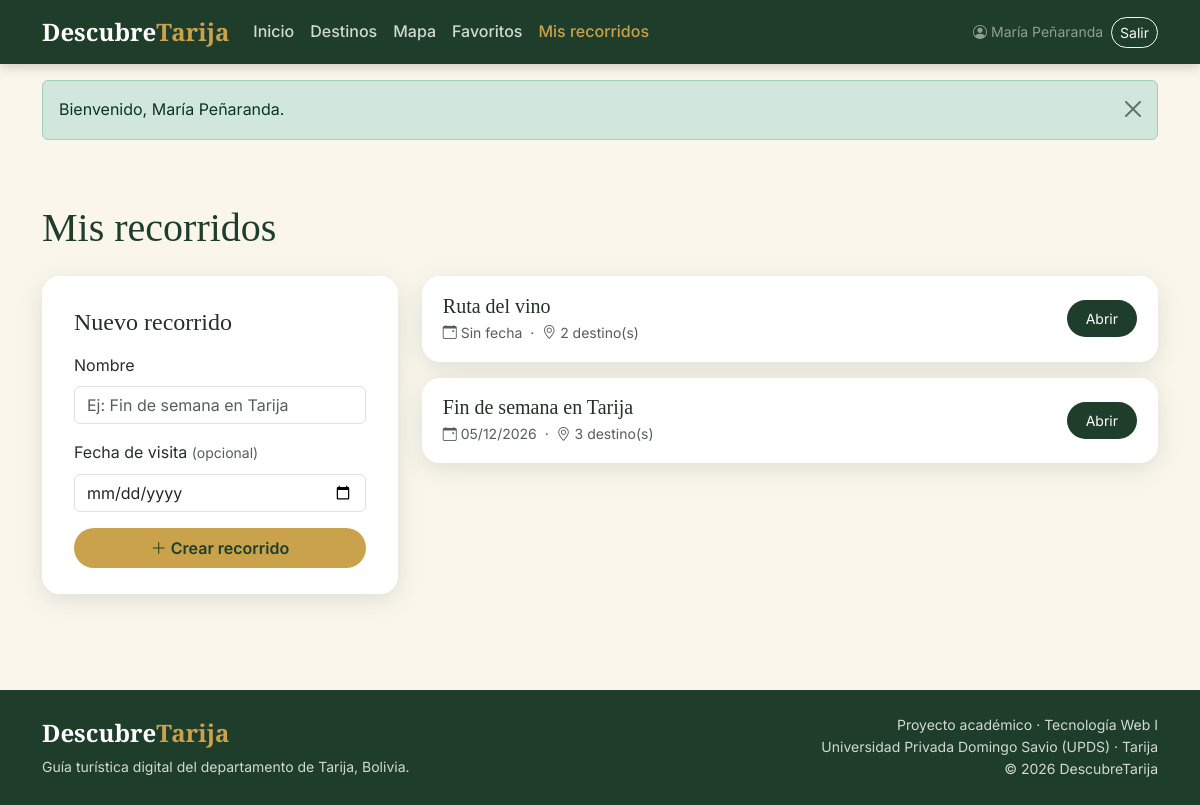
The page /recorridos.php (signed in) on the database its author committed.
### tables this page shows
CREATE TABLE recorridos (
  id INT AUTO_INCREMENT PRIMARY KEY,
  usuario_id INT NOT NULL,
  nombre VARCHAR(80) NOT NULL,
  fecha_visita DATE NULL,
  CONSTRAINT fk_recorrido_usuario
    FOREIGN KEY (usuario_id) REFERENCES usuarios(id)
);

### www/recorridos.php (the view, shortened to what this page needs)
<?php
require __DIR__ . '/includes/conexion.php';
require_once __DIR__ . '/includes/funciones.php';
$consulta = $pdo->prepare(
    'SELECT r.id, r.nombre, r.fecha_visita, COUNT(rd.id) AS total
     FROM recorridos r
     LEFT JOIN recorrido_destinos rd ON rd.recorrido_id = r.id
     WHERE r.usuario_id = ?
     GROUP BY r.id, r.nombre, r.fecha_visita
     ORDER BY r.id DESC'
);
$consulta->execute([usuario_actual()['id']]);
$recorridos = $consulta->fetchAll();
require __DIR__ . '/includes/header.php';
?>
<div class="container py-5">
  <h1 class="mb-4">Mis recorridos</h1>
  <div class="row g-4">
    <div class="col-lg-4">
      <div class="card-auth" style="max-width:none">
        <h2 class="h4 mb-3">Nuevo recorrido</h2>
        <form method="post" action="/recorrido_accion.php">
          <div class="mb-3">
            <label class="form-label" for="nombre">Nombre</label>
            <input id="nombre" name="nombre" class="form-control" maxlength="80" required placeholder="Ej: Fin de semana en Tarija">
          </div>
          <div class="mb-3">
            <label class="form-label" for="fecha_visita">Fecha de visita <span class="text-muted small">(opcional)</span></label>
            <input id="fecha_visita" name="fecha_visita" type="date" class="form-control">
          </div>
          <button class="btn btn-dorado w-100" type="submit"><i class="bi bi-plus-lg"></i> Crear recorrido</button>
        </form>
      </div>
    </div>
    <div class="col-lg-8">
      <?php if ($recorridos): ?>
        <?php foreach ($recorridos as $r): ?>
          <div class="tarjeta-recorrido d-flex align-items-center gap-3">
            <div class="flex-grow-1">
              <h3 class="h5 mb-1"><?= e($r['nombre']) ?></h3>
              <div class="small text-muted">
                <i class="bi bi-calendar-event"></i> <?= e(fecha_es($r['fecha_visita'])) ?>
                &nbsp;·&nbsp; <i class="bi bi-geo-alt"></i> <?= (int) $r['total'] ?> destino(s)
              </div>
            </div>
            <a class="btn btn-verde btn-sm" href="/recorrido.php?id=<?= (int) $r['id'] ?>">Abrir</a>
          </div>
        <?php endforeach; ?>
      <?php endif; ?>
    </div>
  </div>
</div>
<?php require __DIR__ . '/includes/footer.php'; ?>

### www/assets/css/tarija.css (style rules this page uses)
:root { --verde: #1f3d2b; --verde-medio: #2f5d44; --beige: #f3ead7; --beige-claro: #faf6ec; --dorado: #c9a24b; --dorado-oscuro: #a9852f; --blanco: #ffffff; --texto: #25302a; --gris: #6b756e; --radio: 18px; --sombra: 0 6px 24px rgba(31, 61, 43, .12); }
body { font-family: 'Inter', system-ui, -apple-system, "Segoe UI", sans-serif; color: var(--texto); background: var(--beige-claro); line-height: 1.6; }
h1, h2, h3, h4, .logo { font-family: 'Playfair Display', Georgia, serif; }
h1, h2, h3 { color: var(--verde); }
a { color: var(--verde-medio); }
.btn-dorado { background: var(--dorado); color: var(--verde); font-weight: 600; border: 0; border-radius: 999px; padding: .5rem 1.2rem; transition: transform .2s, background .2s; }
.btn-verde { background: var(--verde); color: var(--blanco); border: 0; border-radius: 999px; padding: .5rem 1.2rem; transition: transform .2s, background .2s; }
.card-auth { max-width: 460px; margin: 0 auto; background: var(--blanco); border-radius: var(--radio); box-shadow: var(--sombra); padding: 2rem 2rem 1.6rem; }
.tarjeta-recorrido { background: var(--blanco); border-radius: var(--radio); box-shadow: var(--sombra); padding: 1.1rem 1.3rem; margin-bottom: 1rem; transition: transform .2s; }

### rows shown on the page
recorridos: nombre "Ruta del vino", fecha_visita "Sin fecha", total "2"
recorridos: nombre "Fin de semana en Tarija", fecha_visita "05/12/2026", total "3"

### other values the page prints
$usuario['nombre'] "María Peñaranda"
$f['mensaje'] "Bienvenido, María Peñaranda."
